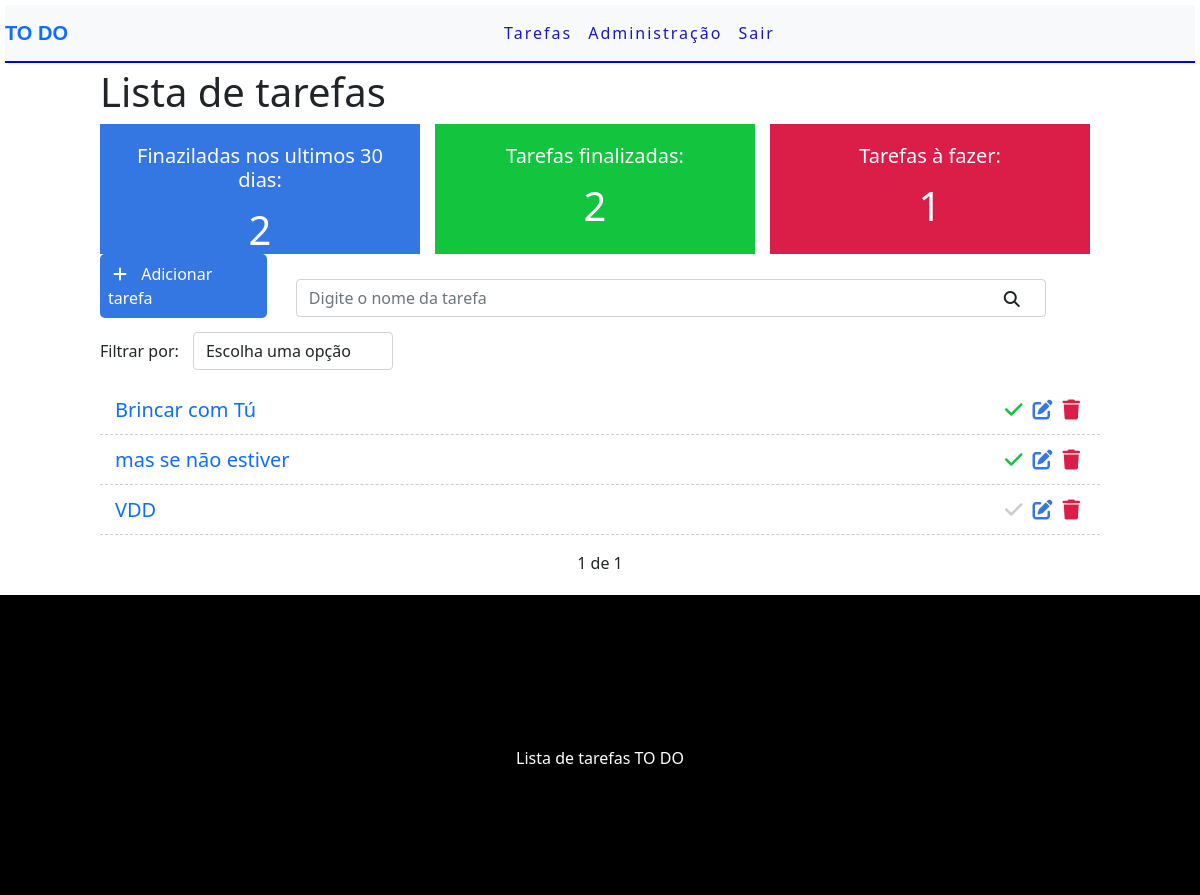
Screenshot of / (signed in) with the database file from the repository.
### tasks/models.py (models this page shows, shortened)
class task(models.Model):
    STATUS = (
        ('doing', 'Doing'),
        ('done', 'Done'),
    )
    title = models.CharField(max_length=255)
    description = models.TextField()
    done = models.CharField(
        max_length=5,
        choices=STATUS,
    )
    user = models.ForeignKey(get_user_model(), on_delete=models.CASCADE)
    created_at = models.DateTimeField(auto_now_add=True)
    upadate_at = models.DateTimeField(auto_now=True)

### tasks/views.py (the view)
# urls.py: path('', views.tasklist, name='tasklist'),
@login_required # Prqa acessa precisa está logado, te amo django
def tasklist(request):
    search = request.GET.get('search') # search é o nome do input de busca
    filter = request.GET.get('filter')
    taskDoneRecently = task.objects.filter(done='done', upadate_at__gt=datetime.datetime.now()-datetime.timedelta(days=30), user=request.user).count()
    taskDone = task.objects.filter(done='done', user=request.user).count()
    taskDoing = task.objects.filter(done='doing', user=request.user).count()
    if search:
        tasks = task.objects.filter(title__icontains=search, user=request.user) #ico vai fazer a busca de acordo com oq tem no search pra não precisa escrever exatamente
    elif filter:
        tasks = task.objects.filter(done=filter, user=request.user)
    else: # se não faz a paginação
        tasks_list = task.objects.all().order_by('-created_at').filter(user=request.user)
        paginator = Paginator(tasks_list, 3) #Número q exibir por p´GINA
        page = request.GET.get('page')
        tasks = paginator.get_page(page) # Vai exbir o número na página que ele tá
    return render(request, 'tasks/list.html', {'tasks': tasks, 'taskDoneRecently': taskDoneRecently, 'taskDone': taskDone, 'taskDoing': taskDoing}) # As tasks q eu resgatei do banco

### tasks/templates/tasks/list.html (shortened to what this page needs)
{% extends 'base.html' %}
{% block content %}
    <div class="offset-1 col-10 list-div">
        <h1>Lista de tarefas</h1>
        <div class="container dashboard">
            <div class="col-4 dashboard-box" id="dashboard-lastdays">
                <h5>Finaziladas nos ultimos 30 dias:</h5>
                <span>{{ taskDoneRecently }}</span>
            </div>
            <div class="col-4 dashboard-box" id="dashboard-done">
                <h5>Tarefas finalizadas:</h5>
                <span>{{ taskDone }}</span>
            </div>
            <div class="col-4 dashboard-box" id="dashboard-doing">
                <h5>Tarefas à fazer:</h5>
                <span>{{taskDoing}}</span>
            </div>
        </div>
        <a id="add-link-task" href="newtask/">
            <div class="col-2 add-div">
                <i class="fas fa-plus"></i> Adicionar tarefa
            </div>
        </a>
            <div class="col-9 search-div">
                <form method="get" id="search-form">
                    <input class="form-control" type="text" id="search" name="search" placeholder="Digite o nome da tarefa" value="{{ request.GET.search }}">
                    <i class="fas fa-search" id="search-btn"></i>
                </form>
            </div>
            <div class="col-12 filter-div">
                <span>Filtrar por:</span>
                <select name="filter" id="filter" class="form-control">
                    <option value="">Escolha uma opção</option>
                </select>
            </div>
        <ul class="task-list">
            {% for task in tasks %}
            {% if task.done == 'doing' %}
                <li class="task-item">
            {% else %}
                <li class="task-item done">
            {% endif %}
                <span><a href="task/{{task.id}}" style="text-decoration: none;">{{task.title}}</a></span>
                <a href="delete/{{task.id}}" class="delete-btn" id="deletar"><span><i class="fas fa-trash"></i></span></a>
                <a href="edit/{{task.id}}"><span><i class="fas fa-edit"></i></span></a>
                <a href="changestatus/{{task.id}}"><span><i class="fas fa-check"></i></span></a>
              </li>
            {% endfor %}
        </ul>
        <div class="pagination">
            <span class="step-link">
                {% if tasks.paginator.num_pages %}
                <span class="current">
                    {{ tasks.number }} de {{ tasks.paginator.num_pages }}
                </span>
                    {% endif %}
            </span>
        </div>
    </div>
{% endblock %}

### tasks/static/css/style.css (style rules this page uses)
.dashboard { padding: 0; width: 100%; display: block; }
.dashboard h5 { font-size: 20px; }
.dashboard span { font-size: 40px; display: block; width: 100%; }
.dashboard-box { float: left; background-color: #DFDFDF; color: #FFF; padding: 20px; box-sizing: border-box; height: 130px; width: 32%; text-align: center; }
.dashboard-box:nth-child(2) { margin-left: 1.5%; margin-right: 1.5%; }
#dashboard-lastdays { background-color: #3476e2; }
#dashboard-done { background-color: #13c43f; }
#dashboard-doing { background-color: #db1e47; }
#add-link-task { text-decoration: none; }
.add-div { background-color: #3476e2; cursor: pointer; display: inline-block; color: #fff; padding: 8px; border-radius: 5px; margin-right: 25px; }
.fas.fa-plus { color: #fff; margin-right: 10px; margin-left: 5px; }
.fas.fa-search { position: absolute; top: 12px; right: 26px; cursor: pointer; }
.search-div { padding: 0px; margin-top: 15px; margin-bottom: 15px; display: inline-block; position: relative; }
.filter-div { margin-bottom: 15px; padding: 0; }
#filter { display: inline-block; width: 200px; margin-left: 10px; }
.list-div { padding: 0; }
.task-list { padding-left: 0; }
.task-item { list-style: none; font-size: 20px; height: 50px; padding: 0 15px; padding-top: 10px; border-bottom: 1px dashed #ccc; }
.fas.fa-trash, .fas.fa-edit, .fas.fa-check { cursor: pointer; margin: 5px; font-size: 20; float: right; }
.fas.fa-trash { color: #db1e47; }
.fas.fa-edit { color: #3476e2; }
.fas.fa-check { color: #CCC; }
.done .fas.fa-check { color: #13c43f; }
.pagination { margin-bottom: 20px; }
.step-link { position: relative; margin-left: auto; margin-right: auto; }
.step-link .current { margin-left: 5px; margin-right: 5px; }

### rows the page displays
task: title "Brincar com Tú"
task: title "mas se não estiver"
task: title "VDD"

### other values shown
{{ taskDoneRecently }} "2"
{{ taskDone }} "2"
{{ taskDoing }} "1"
{{ tasks.number }} "1"
{{ tasks.paginator.num_pages }} "1"
